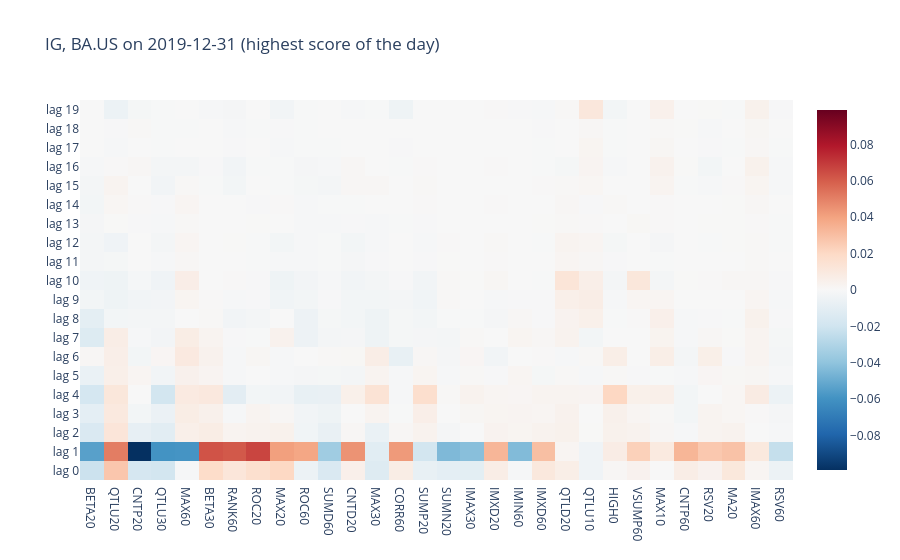

Write notebook code for a chart like this one.
### Markdown cell above
## 2. One stock on one day

The IG attribution of the stock with the highest score on the first explained day, for the 30 inputs (feature x lag) with the largest attributions. Red: the input raises the score above the average stock's, blue: lowers it.

### Code cell
r = attr["ig_joint", "pred"]
day = r["date"][0]
rows = np.flatnonzero(r["date"] == day)
i = rows[np.argmax(r["score"][rows])]
a = r["attr"][i]
top = np.argsort(-np.abs(a).sum(0))[:30]
lags = [f"lag {a.shape[0] - 1 - t}" for t in range(a.shape[0])]
px.imshow(a[:, top], x=names[top], y=lags, color_continuous_scale="RdBu_r", color_continuous_midpoint=0, aspect="auto",
          title=f"IG, {r['ticker'][i]} on {pd.Timestamp(day).date()} (highest score of the day)").show()

### Figure 1 — Plotly figure (JSON) as saved in the notebook; plotly's stock layout.template omitted (floating-point values rounded to 4 significant figures; data arrays with more than 128 entries replaced by an {"elided": "..."} marker saying what was removed)
{"data": [{"coloraxis": "coloraxis", "hovertemplate": "x: %{x}<br>y: %{y}<br>color: %{z}<extra></extra>", "name": "0", "type": "heatmap", "x": ["BETA20", "QTLU20", "CNTP20", "QTLU30", "MAX60", "BETA30", "RANK60", "ROC20", "MAX20", "ROC60", "SUMD60", "CNTD20", "MAX30", "CORR60", "SUMP20", "SUMN20", "IMAX30", "IMXD20", "IMIN60", "IMXD60", "QTLD20", "QTLU10", "HIGH0", "VSUMP60", "MAX10", "CNTP60", "RSV20", "MA20", "IMAX60", "RSV60"], "xaxis": "x", "y": ["lag 19", "lag 18", "lag 17", "lag 16", "lag 15", "lag 14", "lag 13", "lag 12", "lag 11", "lag 10", "lag 9", "lag 8", "lag 7", "lag 6", "lag 5", "lag 4", "lag 3", "lag 2", "lag 1", "lag 0"], "yaxis": "y", "z": {"elided": "20x30 float values"}}], "layout": {"coloraxis": {"cmid": 0, "colorscale": [[0.0, "rgb(5,48,97)"], [0.1, "rgb(33,102,172)"], [0.2, "rgb(67,147,195)"], [0.3, "rgb(146,197,222)"], [0.4, "rgb(209,229,240)"], [0.5, "rgb(247,247,247)"], [0.6, "rgb(253,219,199)"], [0.7, "rgb(244,165,130)"], [0.8, "rgb(214,96,77)"], [0.9, "rgb(178,24,43)"], [1.0, "rgb(103,0,31)"]]}, "title": {"text": "IG, BA.US on 2019-12-31 (highest score of the day)"}, "xaxis": {"anchor": "y", "domain": [0.0, 1.0]}, "yaxis": {"anchor": "x", "autorange": "reversed", "domain": [0.0, 1.0]}}}
